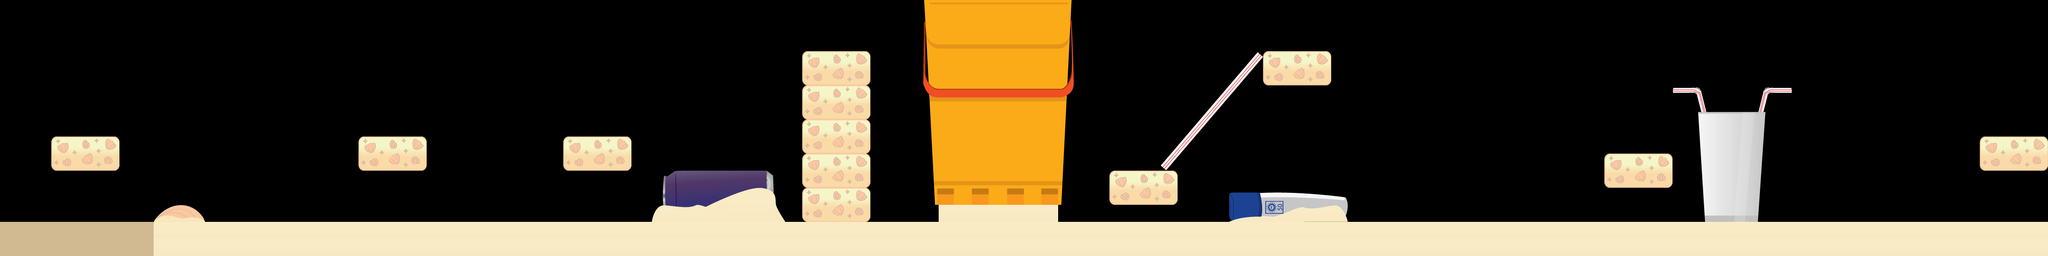

Below is a game level as drawn by its tile map, then a one-line description and the .tmx that defines it (tile-layer data replaced by summaries):
An orthogonal 120x15 tile map with 40x40 px tiles, 3 tile layers (hotsandlayer, irregularlayer, mainlayer), 15 tilesets and 16 objects.

<map version="1.0" orientation="orthogonal" width="120" height="15" tilewidth="40" tileheight="40">
 <tileset firstgid="1" name="wetsand_40-40" tilewidth="40" tileheight="40">
  <image source="images/wetsand_40-40.png" width="40" height="40" />
 </tileset>
 <tileset firstgid="2" name="hotsand_40-40" tilewidth="40" tileheight="40">
  <image source="images/hotsand_40-40.png" width="40" height="40" />
 </tileset>
 <tileset firstgid="3" name="platform_160-80" tilewidth="40" tileheight="40">
  <image source="images/platform_160-80.png" width="160" height="80" />
 </tileset>
 <tileset firstgid="11" name="seashell_120-40" tilewidth="40" tileheight="40">
  <image source="images/seashell_120-40.png" width="120" height="40" />
 </tileset>
 <tileset firstgid="14" name="can_320-120" tilewidth="40" tileheight="40">
  <image source="images/can_320-120.png" width="320" height="120" />
 </tileset>
 <tileset firstgid="38" name="bucket_360-480" tilewidth="40" tileheight="40">
  <image source="images/bucket_360-480.png" width="360" height="480" />
 </tileset>
 <tileset firstgid="146" name="diagonalstraw_240-280" tilewidth="40" tileheight="40">
  <image source="images/diagonalstraw_240-280.png" width="240" height="280" />
 </tileset>
 <tileset firstgid="188" name="sunscreen_280-80" tilewidth="40" tileheight="40">
  <image source="images/sunscreen_280-80.png" width="280" height="80" />
 </tileset>
 <tileset firstgid="202" name="seaurchin_80-40" tilewidth="40" tileheight="40">
  <image source="spritesheets/seaurchin_80-40.png" width="80" height="40" />
 </tileset>
 <tileset firstgid="204" name="glass_280-320" tilewidth="40" tileheight="40">
  <image source="images/glass_280-320.png" width="280" height="320" />
 </tileset>
 <tileset firstgid="260" name="water_200-40" tilewidth="40" tileheight="40">
  <image source="spritesheets/water_200-40.png" width="200" height="40" />
 </tileset>
 <tileset firstgid="265" name="energy_200-40" tilewidth="40" tileheight="40">
  <image source="spritesheets/energy_200-40.png" width="200" height="40" />
 </tileset>
 <tileset firstgid="270" name="sunscreendrop_200-40" tilewidth="40" tileheight="40">
  <image source="spritesheets/sunscreendrop_200-40.png" width="200" height="40" />
 </tileset>
 <tileset firstgid="275" name="crab_160-80" tilewidth="160" tileheight="80">
  <image source="spritesheets/crab_160-80.png" width="480" height="80" />
 </tileset>
 <tileset firstgid="278" name="dropinstraw_3840-80" tilewidth="480" tileheight="80">
  <image source="spritesheets/dropinstraw_3840-80.png" width="3840" height="80" />
 </tileset>
 <layer name="hotsandlayer" width="120" height="15">
  <data>[1800 cells, 117 non-empty, 1 distinct tile ids]</data>
 </layer>
 <layer name="irregularlayer" width="120" height="15">
  <data>[1800 cells, 247 non-empty, 247 distinct tile ids]</data>
 </layer>
 <layer name="mainlayer" width="120" height="15">
  <data>[1800 cells, 226 non-empty, 10 distinct tile ids]</data>
 </layer>
 <objectgroup name="seaurchins" width="120" height="15">
  <object gid="202" x="3359" y="558" />
  <object gid="202" x="3601" y="560" />
 </objectgroup>
 <objectgroup name="crab-objects" width="120" height="15">
  <object gid="275" x="600" y="565" />
  <object gid="275" x="1120" y="564" />
  <object gid="275" x="4377" y="561" />
 </objectgroup>
 <objectgroup name="glass-polygon" width="120" height="15">
  <object x="4004" y="262">
   <polyline points="0,0 111,1 109,21 2,19 1,2" />
  </object>
 </objectgroup>
 <objectgroup name="straw-shapes" width="120" height="15">
  <object x="2719" y="387">
   <polyline points="0,0 227,-267 241,-255 15,12 0,0" />
  </object>
  <object x="3922" y="218">
   <polyline points="0,0 50,0 54,4 65,43 77,43 65,-6 54,-12 0,-12 -2,-5 0,0" />
  </object>
  <object x="4120" y="261">
   <polyline points="0,0 13,-49 24,-56 77,-56 80,-50 78,-42 28,-42 23,-38 13,1 0,1" />
  </object>
 </objectgroup>
 <objectgroup name="basic-shapes" width="120" height="15">
  <object x="359" y="516">
   <polyline points="0,0 13,-15 34,-29 54,-36 75,-37 102,-27 119,-9 123,1 1,0" />
  </object>
  <object x="1557" y="412">
   <polyline points="0,0 8,0 24,-14 239,-13 257,-2 257,41 273,107 -17,109 -3,68 -5,40 -1,0" />
  </object>
  <object x="2165" y="1">
   <polyline points="0,0 -2,198 13,223 25,480 323,480 337,223 353,207 348,17 348,0 1,0" />
  </object>
  <object x="2880" y="506">
   <polyline points="0,0 0,-52 8,-57 144,-56 274,-46 280,-31 279,-15 276,-1 7,11 -1,0" />
  </object>
  <object x="4138" y="262">
   <polyline points="0,0 -17,258 -26,258 -9,1 -1,1" />
  </object>
  <object x="3980" y="261">
   <polyline points="0,0 16,258 25,258 9,0 0,-1" />
  </object>
 </objectgroup>
 <objectgroup name="horizontalstraw" width="120" height="15">
  <object gid="278" x="2080" y="600" />
 </objectgroup>
</map>
